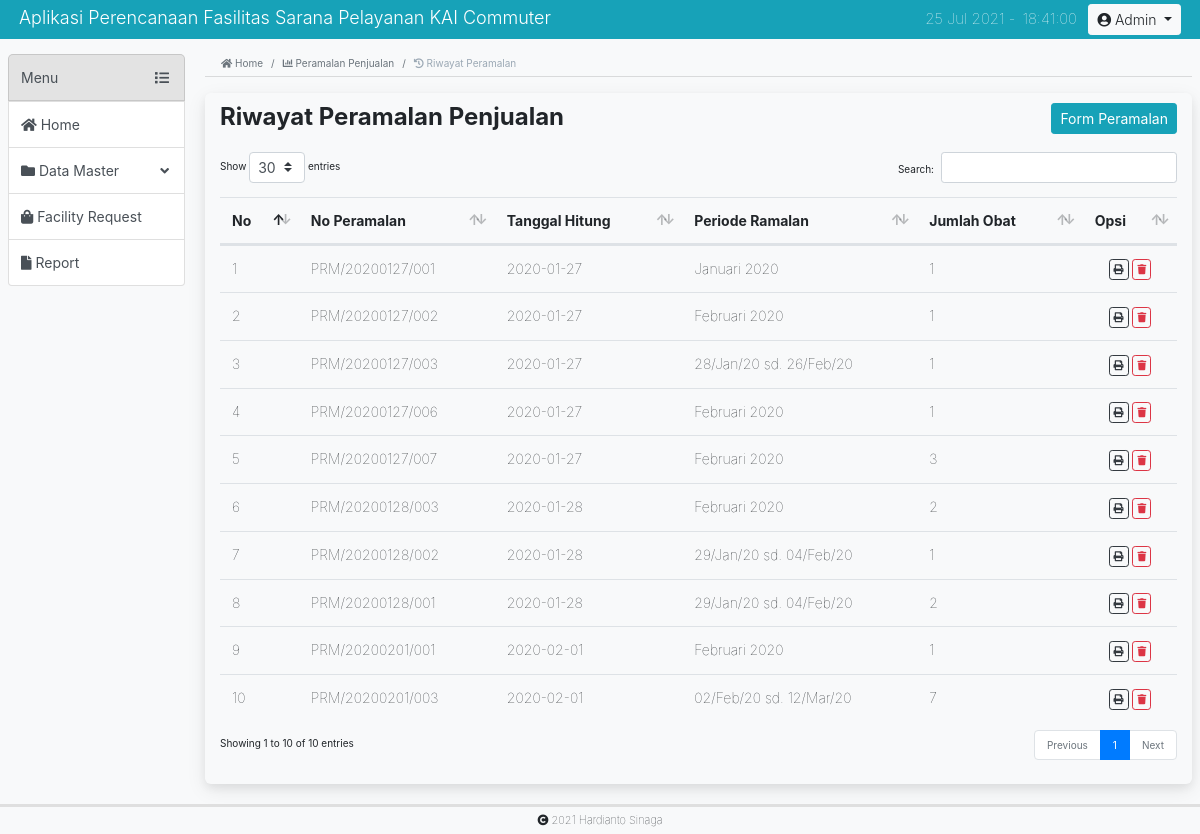
The page /?page=riwayat_peramalan (signed in) on the database its author committed.
### tables this page shows
CREATE TABLE IF NOT EXISTS `tbl_peramalan` (
  `no_rml` varchar(16) NOT NULL,
  `tgl_rml` date NOT NULL,
  `periode_rml` varchar(30) NOT NULL,
  `jml_barang` int(11) NOT NULL,
  `nilai_ma1` int(11) NOT NULL,
  `nilai_ma2` int(11) NOT NULL,
  `nilai_alpha1` double NOT NULL,
  `nilai_alpha2` double NOT NULL,
  PRIMARY KEY (`no_rml`)
);

### pages/riwayat_peramalan.php (the view, shortened to what this page needs)
<nav aria-label="breadcrumb">
  <ol class="breadcrumb bg-light">
    <li class="breadcrumb-item"><a href="./"><i class="fas fa-home"></i> Home</a></li>
    <li class="breadcrumb-item"><a href="?page=peramalan"><i class="fas fa-chart-bar"></i> Peramalan Penjualan</a></li>
    <li class="breadcrumb-item active" aria-current="page"><i class="fas fa-history"></i> Riwayat Peramalan</li>
  </ol>
</nav>
<div class="page-content">
	<div class="row">
		<div class="col-6"><h4>Riwayat Peramalan Penjualan</h4></div>
		<div class="col-6 text-right">
      		<a href="?page=peramalan">
				<button class="btn btn-sm btn-info">Form Peramalan</button>
			</a>
		</div>
	</div>
	<div class="table-container">
		<table id="tbl_riwayatperamalan" class="table">
			<thead>
				<tr>
					<th>No</th>
					<th>No Peramalan</th>
					<th>Tanggal Hitung</th>
					<th>Periode Ramalan</th>
					<th>Jumlah Obat</th>
					<th>Opsi</th>
				</tr>
			</thead>
			<tbody>
			<?php
				$no=1;
				$query_prm = "SELECT * FROM tbl_peramalan ORDER BY tgl_rml ASC";
				$sql_prm = mysqli_query($conn, $query_prm) or die ($conn->error);
				while($data_prm=mysqli_fetch_array($sql_prm)) {
			?>
					<tr>
						<td><?php echo $no++; ?></td>
						<td><?php echo $data_prm['no_rml']; ?></td>
						<td><?php echo $data_prm['tgl_rml']; ?></td>
						<td><?php echo $data_prm['periode_rml']; ?></td>
						<td>
							<?php
								echo $data_prm['jml_barang'];
								if($data_prm['jml_barang']==1){
									$nama_laporan = "laporan_peramalan";
								} else if($data_prm['jml_barang']>1){
									$nama_laporan = "laporan_peramalan_multi";
								}
							?>
						</td>
						<td class="td-opsi">
							<a href="laporan/?page=<?php echo $nama_laporan; ?>&no_rml=<?php echo $data_prm['no_rml']; ?>" target="_blank">
                              <button class="btn-transition btn btn-outline-dark btn-sm" title="cetak" id="tombol_cetak" name="tombol_cetak">
                                  <i class="fas fa-print"></i>
                              </button>
                            </a>
                            <button class="btn-transition btn btn-outline-danger btn-sm" title="hapus" id="tombol_hapus" name="tombol_hapus" data-norml="<?php echo $data_prm['no_rml']; ?>">
	                            <i class="fas fa-trash"></i>
	                        </button>
						</td>
					</tr>
			<?php } ?>
			</tbody>
		</table>
	</div>
</div>

### asset/private_style/style_index.css (style rules this page uses)
* { margin: 0; padding: 0; }
html, body { height: 100%; }
.row { margin: 0; padding: 0; }
.breadcrumb { font-size: 10px; border-bottom : 1px solid #D9DADB; border-radius: 0; padding-bottom: 5px; }
.breadcrumb a { color: #6C757D; }
.breadcrumb .active { color: #9ca9b5; }
.page-content { padding: 10px 0px; box-shadow: 0 4px 8px 0 rgba(0, 0, 0, 0.06), 0 6px 20px 0 rgba(0, 0, 0, 0.08); margin-bottom: 15px; border-radius: 6px; }
.page-content h4 { font-weight: bold; }
.table-container { padding: 12px 0px; }
.table, .tabel-profil { font-size: 14px; font-weight: lighter; }
table .td-opsi { padding: 12px 5px; text-align: center; }
table .td-opsi .btn { font-size: 10px; padding: 2px 4px; font-weight: lighter; }

### rows shown on the page
tbl_peramalan: no_rml "PRM/20200127/001", tgl_rml "2020-01-27", periode_rml "Januari 2020", jml_barang "1"
tbl_peramalan: no_rml "PRM/20200127/002", tgl_rml "2020-01-27", periode_rml "Februari 2020", jml_barang "1"
tbl_peramalan: no_rml "PRM/20200127/003", tgl_rml "2020-01-27", periode_rml "28/Jan/20 sd. 26/Feb/20", jml_barang "1"
tbl_peramalan: no_rml "PRM/20200127/006", tgl_rml "2020-01-27", periode_rml "Februari 2020", jml_barang "1"
tbl_peramalan: no_rml "PRM/20200127/007", tgl_rml "2020-01-27", periode_rml "Februari 2020", jml_barang "3"
tbl_peramalan: no_rml "PRM/20200128/003", tgl_rml "2020-01-28", periode_rml "Februari 2020", jml_barang "2"
tbl_peramalan: no_rml "PRM/20200128/002", tgl_rml "2020-01-28", periode_rml "29/Jan/20 sd. 04/Feb/20", jml_barang "1"
tbl_peramalan: no_rml "PRM/20200128/001", tgl_rml "2020-01-28", periode_rml "29/Jan/20 sd. 04/Feb/20", jml_barang "2"
tbl_peramalan: no_rml "PRM/20200201/001", tgl_rml "2020-02-01", periode_rml "Februari 2020", jml_barang "1"
tbl_peramalan: no_rml "PRM/20200201/003", tgl_rml "2020-02-01", periode_rml "02/Feb/20 sd. 12/Mar/20", jml_barang "7"

### other values the page prints
$_SESSION['posisi_peg'] "Admin"
